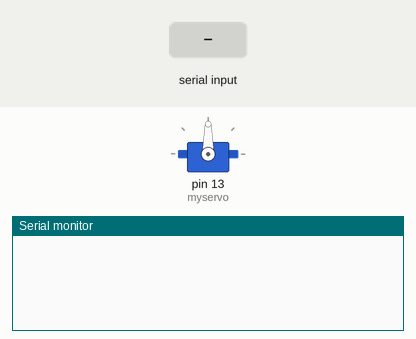
This sketch was run on a simulated Arduino Uno, built with avr-gcc and run on an emulated ATmega328P. Shown: servo, the last lines printed to the serial monitor. Inputs (shaded band) come from the test bench.

Above: at 1.2 s.
1.3 s: "90,45\n" received over Serial
At 2.7 s:
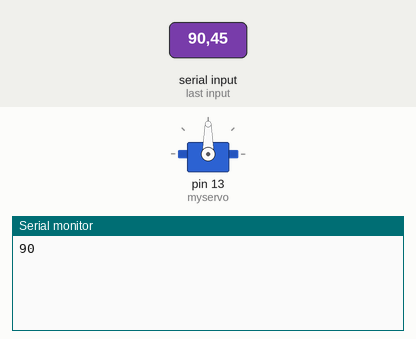
At 5.0 s:
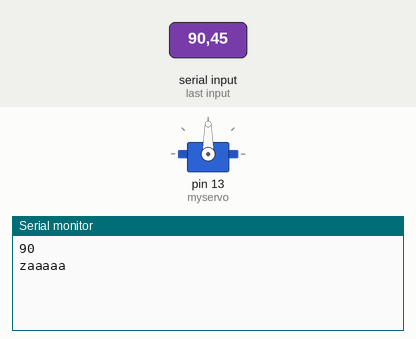

Measured:
- after the input at 1.3 s, the serial monitor: prints a new line at once (image 1)

The sketch:

KEYPAD_ISIS.ino
```cpp
#include <Servo.h>

Servo myservo;  // create servo object to control a servo


int valB;
String valA;
void setup() {
  myservo.attach(13);
  Serial.begin(9600);
}

void loop() {
  /*val = analogRead(A0);            // reads the value of the potentiometer (value between 0 and 1023)
  val = map(val, 0, 1023, 0, 180);     // scale it to use it with the servo (value between 0 and 180)
  myservo.write(val);                  // sets the servo position according to the scaled value
  delay(15); */

    if(Serial.available()>0)
    {
      valA=Serial.parseInt();
      Serial.println(valA);
      delay(3000);

      valB=Serial.read();
      Serial.println("zaaaaa");
      delay(3000);
    }


}
```
